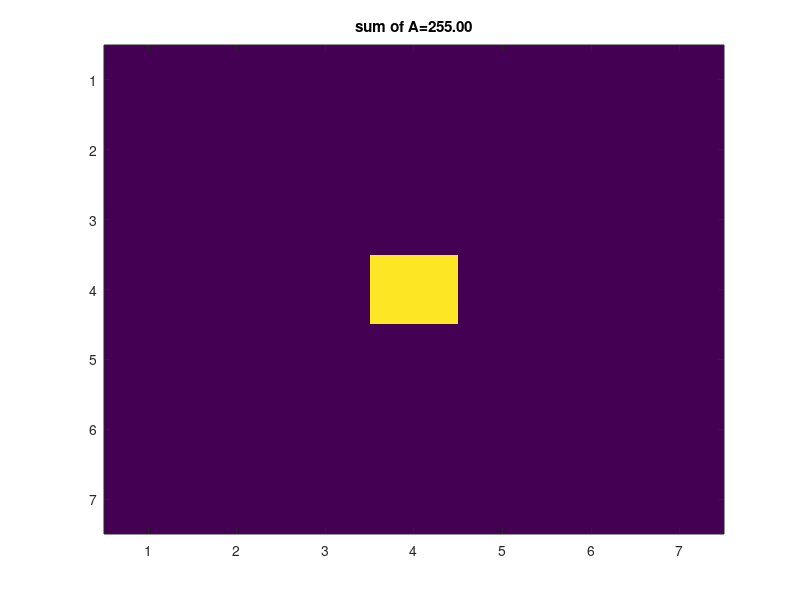
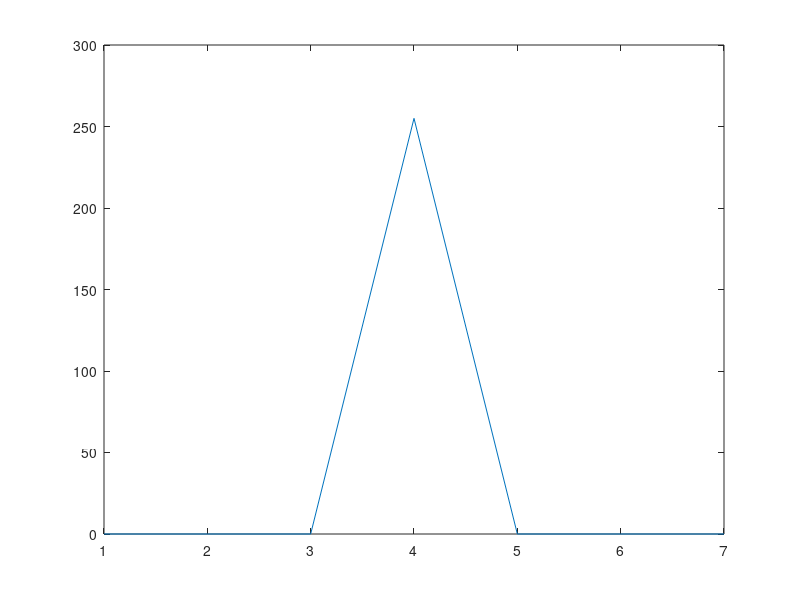

These charts were generated, in order, by the following MATLAB code: (Note: this script raises an error after producing the figures.)

clear all;
close all;
clc;

% Matrix initialisieren
% dim(A)=7x7 mit A(m,n)=0, A(4,4)=255
x = 4;
y = 4;
A = zeros(7, 7);
A(x, y) = 255;

% Diffusionskonstante
D = 0.1;

% Anfangs- und Endzeit
t_start = 0;
t_end = 50;
dt = 1;

% Laufzeit
t_count = ceil(t_end / dt);

for t = t_start:t_count
    % Matrix zeigen
    figure(1);
    image(A);
    A_sum = sum(sum(A));
    A_sum_str = num2str(A_sum, '%.2f');
    
    % Summe zeigen
    title(strcat('sum of A=', A_sum_str));
    
    % Querschnitt zeigen
    figure(2);
    plot(A(4,:));
    
    % Kurz warten
    pause(0.25);
    
    % Eigentliche Diffusion
    A = sim_diffusion(A, dt, D);
end;

% Auf Kommando-Zeile
A_sum = sum(sum(A));
A_sum_str = num2str(A_sum, '%.2f');
fprintf(1, 'sum of A = %s\n', A_sum_str);

% Vergleich Aktuelle vs. Greensche Funktion
actual = A(4,4);
green = exp(-(x^2 + y^2)/(4 * D * t_end)) / (4 * pi * D * t_end);
fprintf(1, 'actual %.2f = %.2f green\n', actual, green);

